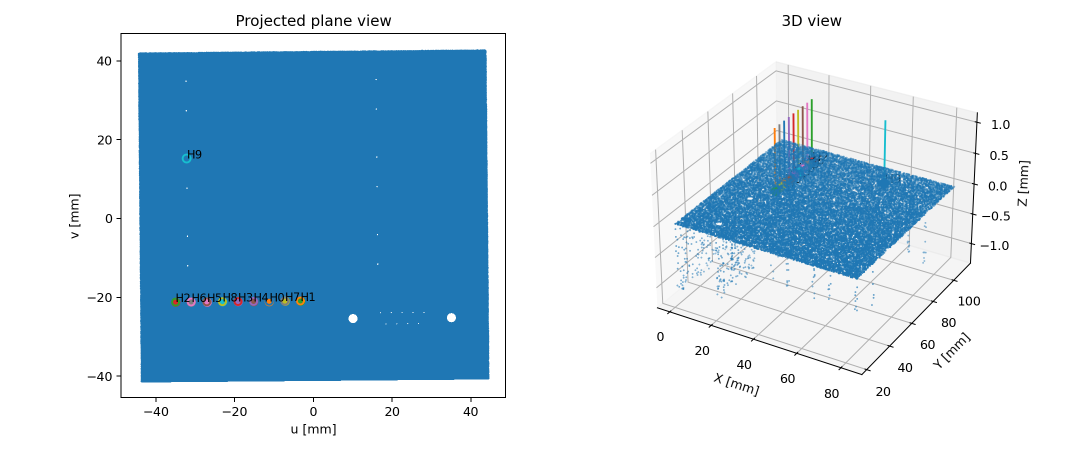
#> input picture pcb_holes_viz.png, 2160 x 900 px (shown at 1/2 size)
$ python -i find_holes_precise.py   (imports and definitions only)
#> lines starting #> are read from the running program, lines starting #| are printed output that depends on the picture
import os
import json
import math
import argparse
import numpy as np
import scipy.ndimage as ndi
import matplotlib.pyplot as plt


# -----------------------------
# Basic IO
# -----------------------------
# [24 lines left out: functions load_xyz, fit_plane_pca, not called in this run]


def plane_distance(pts, mu, n):
    return (pts - mu) @ n


# [42 lines left out: functions fit_plane_ransac, project_to_plane, not called in this run]


def uv_to_xyz(uv, mu, u, v):
    return mu + uv[0] * u + uv[1] * v


# -----------------------------
# Coarse 2D occupancy for candidate finding
# -----------------------------
# [163 lines left out: functions build_occupancy, connected_components, component_stats, detect_coarse_holes_from_grid, make_local_density_image, uv_to_img and 1 more, not called in this run]


# -----------------------------
# Edge extraction
# -----------------------------
def compute_edge_strength_for_hole(img, sigma_smooth=1.0):
    sm = ndi.gaussian_filter(img, sigma=sigma_smooth)

    gx = ndi.sobel(sm, axis=1)
    gy = ndi.sobel(sm, axis=0)
    grad_mag = np.sqrt(gx * gx + gy * gy)

    # hole is a low-density region. The edge is where density rises sharply.
    return sm, grad_mag


# [512 lines left out: functions bilinear_sample, radial_edge_search, fit_circle_least_squares, robust_circle_fit, refine_single_hole, save_2d_plot and 5 more, not called in this run]


# [2 lines not run here, left out]

>>> import cv2
>>> picture = cv2.imread('../pcb_holes_viz.png', cv2.IMREAD_GRAYSCALE)
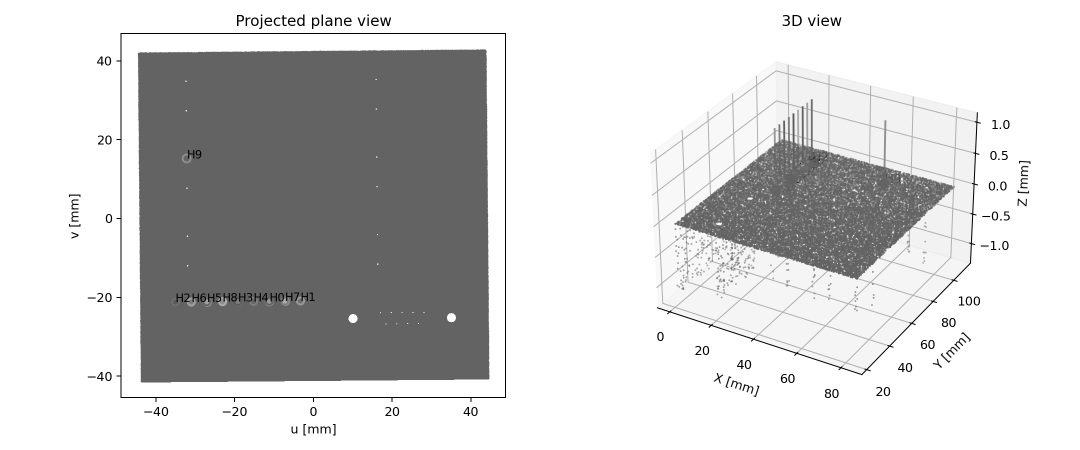
#> picture: shape (900, 2160) (shown at 1/2 size); min 0, max 255, mean 207.5
>>> result = compute_edge_strength_for_hole(picture)
#> in compute_edge_strength_for_hole, `gx = ndi.sobel(sm, axis=1)`:
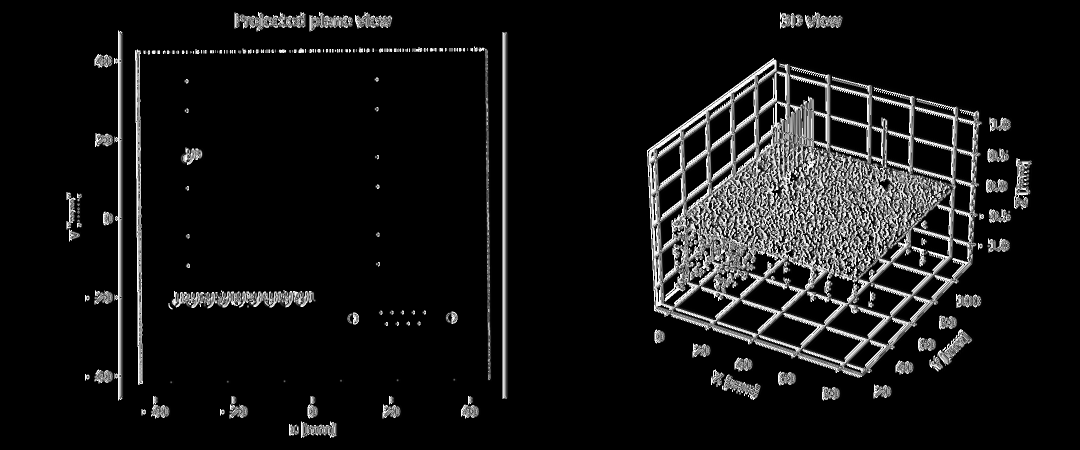
#> gx: shape (900, 2160) (shown at 1/2 size); min 0, max 255, mean 20.8
#> in compute_edge_strength_for_hole, `gy = ndi.sobel(sm, axis=0)`:
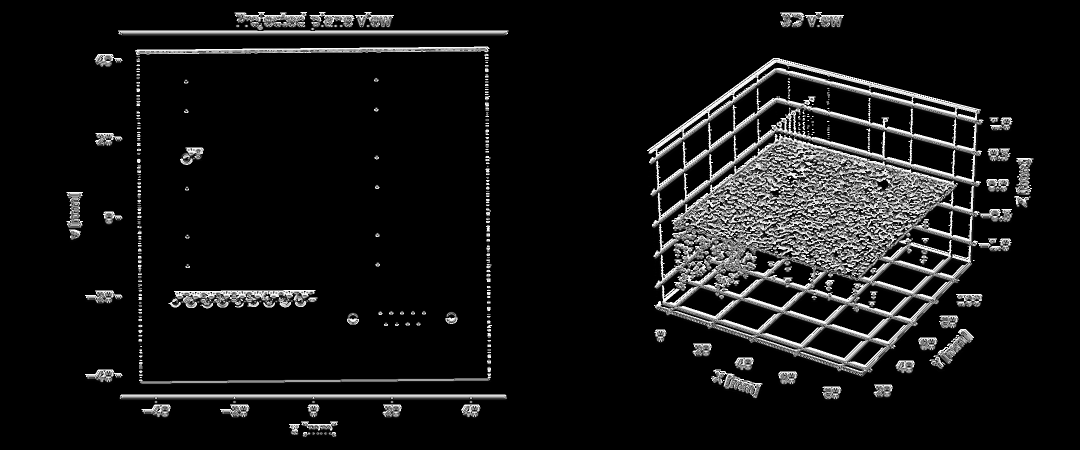
#> gy: shape (900, 2160) (shown at 1/2 size); min 0, max 255, mean 21
#> in compute_edge_strength_for_hole, `grad_mag = np.sqrt(gx * gx + gy * gy)`:
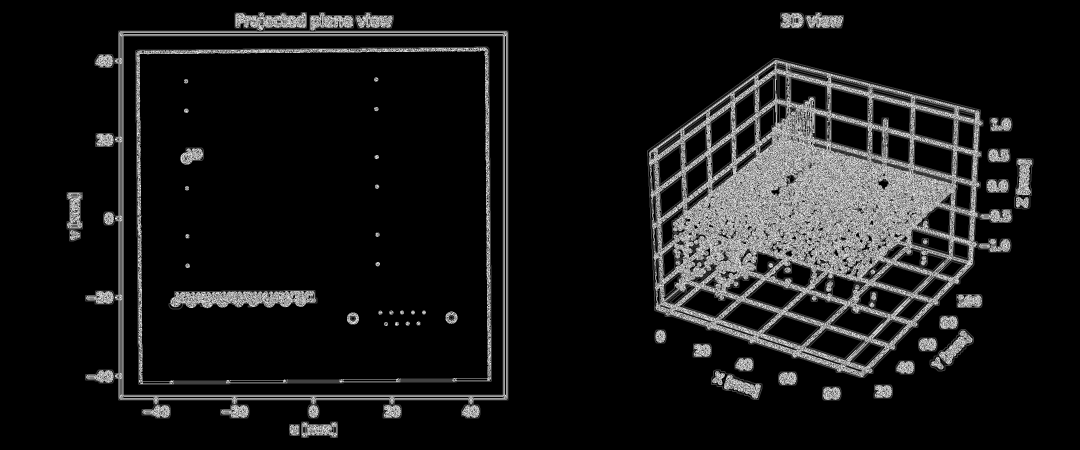
#> grad_mag: shape (900, 2160) float16 (shown at 1/2 size); min 0, max 15.81, mean 1.5; drawn with min black and max white
